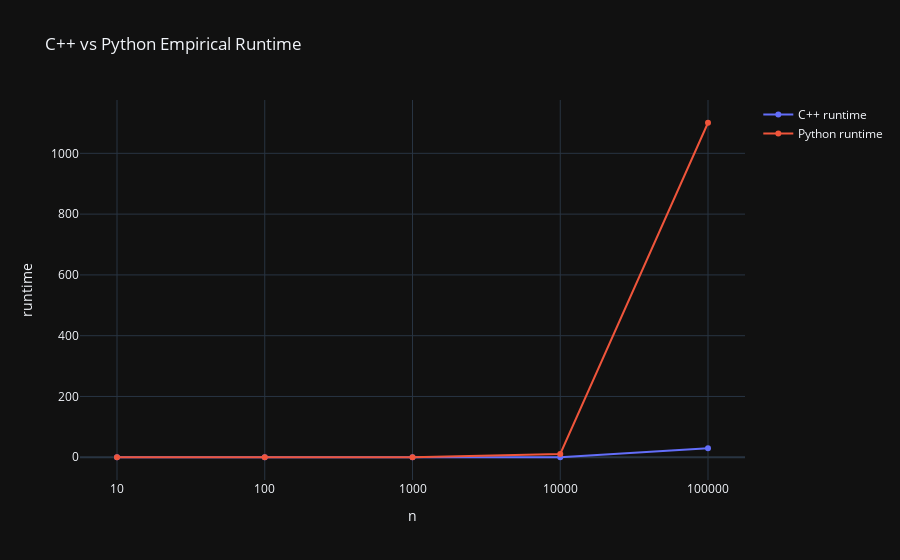

Source (notebook cell):
### Code cell
import plotly.express as px
import plotly.graph_objects as go

fig = go.Figure()
fig.add_trace(go.Scatter(x=results_cpp.index, y=results_cpp['cpp runtime'],     name='C++ runtime'))
fig.add_trace(go.Scatter(x=results_cpp.index, y=results_cpp['python runtime'],  name='Python runtime'))
fig.update_layout(title='C++ vs Python Empirical Runtime', xaxis_title='n', yaxis_title='runtime',  template='plotly_dark')
fig.show()

### Figure 1 — Plotly figure (JSON) as saved in the notebook; plotly's stock layout.template omitted (floating-point values rounded to 4 significant figures)
{"data": [{"name": "C++ runtime", "type": "scatter", "x": ["10", "100", "1000", "10000", "100000"], "y": [0.001, 0.001, 0.005, 0.277, 29.56]}, {"name": "Python runtime", "type": "scatter", "x": ["10", "100", "1000", "10000", "100000"], "y": [0.001766, 0.004103, 0.1235, 10.82, 1101.0]}], "layout": {"title": {"text": "C++ vs Python Empirical Runtime"}, "xaxis": {"title": {"text": "n"}}, "yaxis": {"title": {"text": "runtime"}}}}
